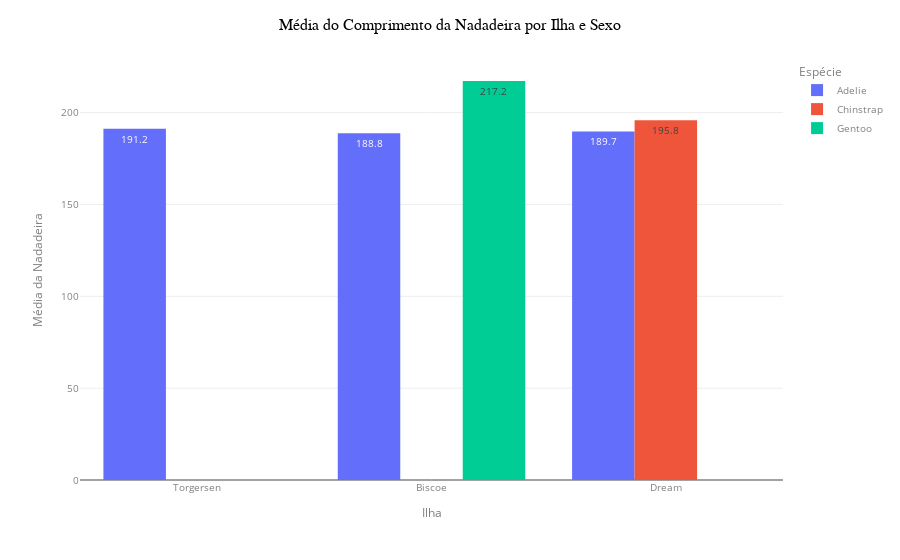

Notebook source saved alongside this figure:
### Code cell
# alterando os parâmetros estéticos do gráfico

fig.update_layout(
    xaxis_title={
        'text': 'Ilha',
        'font_size': 12
    },
    yaxis_title={
        'text': 'Média da Nadadeira',
        'font_size': 12
    },
    legend_title={
        'text': 'Espécie',
        'font_size': 12
    },
    font_color='grey',
    font_size=10,
    title={
        'text': 'Média do Comprimento da Nadadeira por Ilha e Sexo',
        'font_family': 'Verdana',
        'font_color': 'black',
        'font_size': 16
    },
    template='presentation'

)

### Figure 1 — Plotly figure (JSON) as saved in the notebook; plotly's stock layout.template omitted (floating-point values rounded to 4 significant figures; data arrays with more than 128 entries replaced by an {"elided": "..."} marker saying what was removed)
{"data": [{"alignmentgroup": "True", "bingroup": "x", "histfunc": "avg", "hovertemplate": "species=Adelie<br>island=%{x}<br>avg of flipper_length_mm=%{y}<extra></extra>", "legendgroup": "Adelie", "marker": {"color": "#636efa", "pattern": {"shape": ""}}, "name": "Adelie", "offsetgroup": "Adelie", "orientation": "v", "showlegend": true, "texttemplate": "%{value:.1f}", "type": "histogram", "x": {"elided": "152 str values"}, "xaxis": "x", "y": {"elided": "152 int values"}, "yaxis": "y"}, {"alignmentgroup": "True", "bingroup": "x", "histfunc": "avg", "hovertemplate": "species=Chinstrap<br>island=%{x}<br>avg of flipper_length_mm=%{y}<extra></extra>", "legendgroup": "Chinstrap", "marker": {"color": "#EF553B", "pattern": {"shape": ""}}, "name": "Chinstrap", "offsetgroup": "Chinstrap", "orientation": "v", "showlegend": true, "texttemplate": "%{value:.1f}", "type": "histogram", "x": ["Dream", "Dream", "Dream", "Dream", "Dream", "Dream", "Dream", "Dream", "Dream", "Dream", "Dream", "Dream", "Dream", "Dream", "Dream", "Dream", "Dream", "Dream", "Dream", "Dream", "Dream", "Dream", "Dream", "Dream", "Dream", "Dream", "Dream", "Dream", "Dream", "Dream", "Dream", "Dream", "Dream", "Dream", "Dream", "Dream", "Dream", "Dream", "Dream", "Dream", "Dream", "Dream", "Dream", "Dream", "Dream", "Dream", "Dream", "Dream", "Dream", "Dream", "Dream", "Dream", "Dream", "Dream", "Dream", "Dream", "Dream", "Dream", "Dream", "Dream", "Dream", "Dream", "Dream", "Dream", "Dream", "Dream", "Dream", "Dream"], "xaxis": "x", "y": [192, 196, 193, 188, 197, 198, 178, 197, 195, 198, 193, 194, 185, 201, 190, 201, 197, 181, 190, 195, 181, 191, 187, 193, 195, 197, 200, 200, 191, 205, 187, 201, 187, 203, 195, 199, 195, 210, 192, 205, 210, 187, 196, 196, 196, 201, 190, 212, 187, 198, 199, 201, 193, 203, 187, 197, 191, 203, 202, 194, 206, 189, 195, 207, 202, 193, 210, 198], "yaxis": "y"}, {"alignmentgroup": "True", "bingroup": "x", "histfunc": "avg", "hovertemplate": "species=Gentoo<br>island=%{x}<br>avg of flipper_length_mm=%{y}<extra></extra>", "legendgroup": "Gentoo", "marker": {"color": "#00cc96", "pattern": {"shape": ""}}, "name": "Gentoo", "offsetgroup": "Gentoo", "orientation": "v", "showlegend": true, "texttemplate": "%{value:.1f}", "type": "histogram", "x": ["Biscoe", "Biscoe", "Biscoe", "Biscoe", "Biscoe", "Biscoe", "Biscoe", "Biscoe", "Biscoe", "Biscoe", "Biscoe", "Biscoe", "Biscoe", "Biscoe", "Biscoe", "Biscoe", "Biscoe", "Biscoe", "Biscoe", "Biscoe", "Biscoe", "Biscoe", "Biscoe", "Biscoe", "Biscoe", "Biscoe", "Biscoe", "Biscoe", "Biscoe", "Biscoe", "Biscoe", "Biscoe", "Biscoe", "Biscoe", "Biscoe", "Biscoe", "Biscoe", "Biscoe", "Biscoe", "Biscoe", "Biscoe", "Biscoe", "Biscoe", "Biscoe", "Biscoe", "Biscoe", "Biscoe", "Biscoe", "Biscoe", "Biscoe", "Biscoe", "Biscoe", "Biscoe", "Biscoe", "Biscoe", "Biscoe", "Biscoe", "Biscoe", "Biscoe", "Biscoe", "Biscoe", "Biscoe", "Biscoe", "Biscoe", "Biscoe", "Biscoe", "Biscoe", "Biscoe", "Biscoe", "Biscoe", "Biscoe", "Biscoe", "Biscoe", "Biscoe", "Biscoe", "Biscoe", "Biscoe", "Biscoe", "Biscoe", "Biscoe", "Biscoe", "Biscoe", "Biscoe", "Biscoe", "Biscoe", "Biscoe", "Biscoe", "Biscoe", "Biscoe", "Biscoe", "Biscoe", "Biscoe", "Biscoe", "Biscoe", "Biscoe", "Biscoe", "Biscoe", "Biscoe", "Biscoe", "Biscoe", "Biscoe", "Biscoe", "Biscoe", "Biscoe", "Biscoe", "Biscoe", "Biscoe", "Biscoe", "Biscoe", "Biscoe", "Biscoe", "Biscoe", "Biscoe", "Biscoe", "Biscoe", "Biscoe", "Biscoe", "Biscoe", "Biscoe", "Biscoe", "Biscoe", "Biscoe", "Biscoe", "Biscoe"], "xaxis": "x", "y": [211, 230, 210, 218, 215, 210, 211, 219, 209, 215, 214, 216, 214, 213, 210, 217, 210, 221, 209, 222, 218, 215, 213, 215, 215, 215, 216, 215, 210, 220, 222, 209, 207, 230, 220, 220, 213, 219, 208, 208, 208, 225, 210, 216, 222, 217, 210, 225, 213, 215, 210, 220, 210, 225, 217, 220, 208, 220, 208, 224, 208, 221, 214, 231, 219, 230, 214, 229, 220, 223, 216, 221, 221, 217, 216, 230, 209, 220, 215, 223, 212, 221, 212, 224, 212, 228, 218, 218, 212, 230, 218, 228, 212, 224, 214, 226, 216, 222, 203, 225, 219, 228, 215, 228, 216, 215, 210, 219, 208, 209, 216, 229, 213, 230, 217, 230, 217, 222, 214, null, 215, 222, 212, 213], "yaxis": "y"}], "layout": {"barmode": "group", "font": {"color": "grey", "size": 10}, "legend": {"title": {"font": {"size": 12}, "text": "Espécie"}, "tracegroupgap": 0}, "margin": {"t": 60}, "title": {"font": {"color": "black", "family": "Verdana", "size": 16}, "text": "Média do Comprimento da Nadadeira por Ilha e Sexo"}, "xaxis": {"anchor": "y", "domain": [0, 1], "title": {"font": {"size": 12}, "text": "Ilha"}}, "yaxis": {"anchor": "x", "domain": [0, 1], "title": {"font": {"size": 12}, "text": "Média da Nadadeira"}}}}
